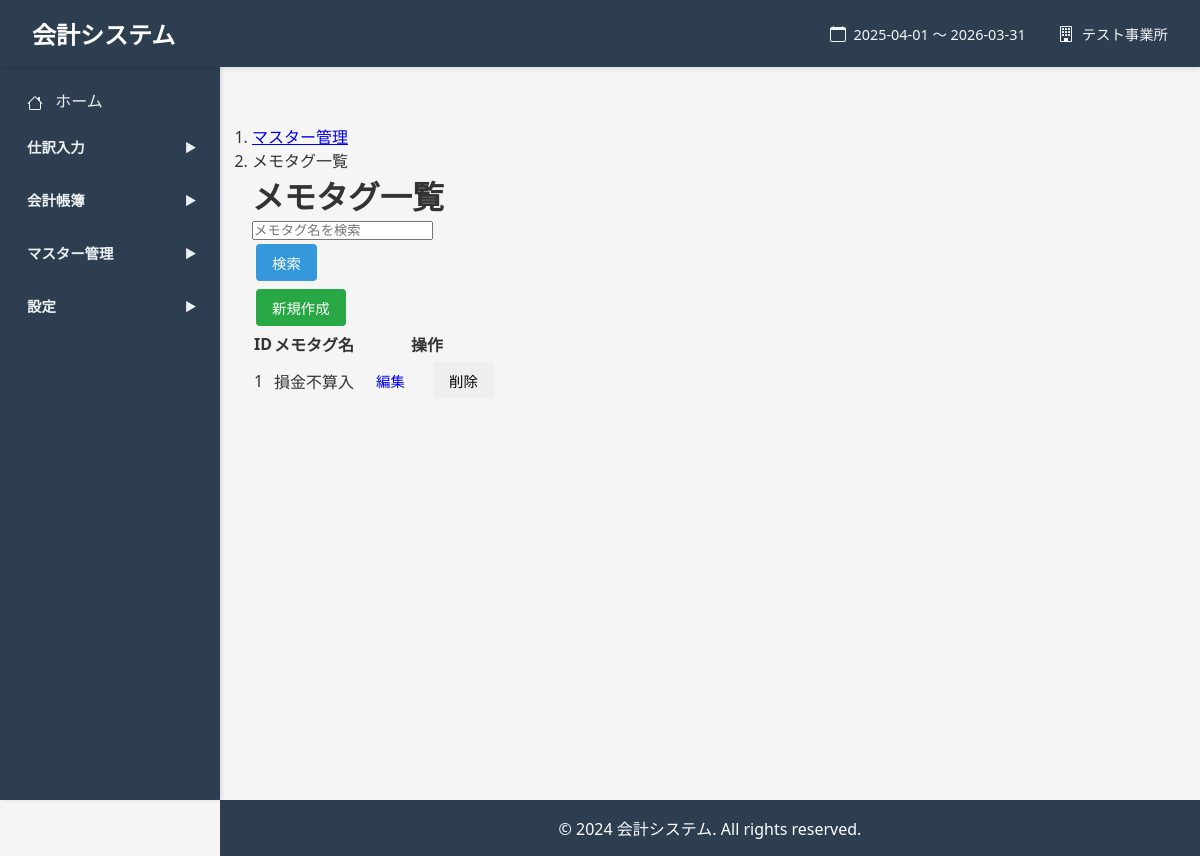
/memo-tags (signed in), run on the app's committed database.
### models.py (models this page shows, shortened)
class Base(declarative_base()):
    __abstract__ = True
    pass

class FiscalPeriod(Base):
    __tablename__ = 'fiscal_periods'
    id = Column(Integer, primary_key=True)
    organization_id = Column(Integer, ForeignKey('organizations.id'), nullable=False)
    name = Column(String(255), nullable=False)
    start_date = Column(String(10), nullable=False)
    end_date = Column(String(10), nullable=False)
    business_type = Column(String(20), nullable=False, default='corporate')
    status = Column(String(20), nullable=False, default='open')
    period_number = Column(Integer)
    notes = Column(Text)
    created_at = Column(String(19))  # YYYY-MM-DD HH:MM:SS形式
    updated_at = Column(String(19))

class Organization(Base):
    __tablename__ = 'organizations'
    id = Column(Integer, primary_key=True)
    name = Column(String(255), nullable=False)
    code = Column(String(50))
    business_type = Column(String(20), nullable=False, default='corporate')
    postal_code = Column(String(10))
    address = Column(String(500))
    phone = Column(String(20))
    fax = Column(String(20))
    email = Column(String(255))
    representative = Column(String(255))
    established_date = Column(String(10))
    notes = Column(Text)
    created_at = Column(String(19))  # YYYY-MM-DD HH:MM:SS形式
    updated_at = Column(String(19))

class MemoTag(Base):
    __tablename__ = 'memo_tags'
    id = Column(Integer, primary_key=True)
    organization_id = Column(Integer, ForeignKey('organizations.id'), nullable=False)
    name = Column(String(100), nullable=False)

### app.py (the view)
@app.route('/memo-tags', methods=['GET'])
@login_required
def memo_tags_list():
    organization_id = get_current_organization_id()
    db = SessionLocal()
    try:
        search_query = request.args.get('search', '').strip()
        query = db.query(MemoTag).filter(MemoTag.organization_id == organization_id)
        if search_query:
            query = query.filter(MemoTag.name.like(f'%{search_query}%'))
        memo_tags = query.order_by(MemoTag.id).all()
        return render_template('memo_tags/list.html',
                             memo_tags=memo_tags,
                             search_query=search_query)
    finally:
        db.close()

### app.py (called while the page is built)
def login_required(f):
    @wraps(f)
    def decorated_function(*args, **kwargs):
        if 'organization_id' not in session:
            return redirect(url_for('login'))
        return f(*args, **kwargs)
    return decorated_function

def get_current_organization():
    if 'organization_id' not in session:
        return None
    db = SessionLocal()
    org = db.query(Organization).filter(Organization.id == session['organization_id']).first()
    db.close()
    return org

def get_current_organization_id():
    return session.get('organization_id')

@app.context_processor
def inject_globals():
    current_org = get_current_organization()
    current_fiscal_period = None
    if current_org:
        db = SessionLocal()
        try:
            current_fiscal_period = db.query(FiscalPeriod).filter(
                FiscalPeriod.organization_id == current_org.id
            ).order_by(FiscalPeriod.start_date.desc()).first()
        finally:
            db.close()
    return dict(
        Account=Account,
        current_organization=current_org,
        current_fiscal_period=current_fiscal_period
    )

### templates/memo_tags/list.html (shortened to what this page needs)
{% extends "base.html" %}
{% block content %}
<div class="container mt-4">
    <nav aria-label="breadcrumb">
        <ol class="breadcrumb">
            <li class="breadcrumb-item"><a href="{{ url_for('masters_index') }}">マスター管理</a></li>
            <li class="breadcrumb-item active" aria-current="page">メモタグ一覧</li>
        </ol>
    </nav>
    <h1 class="h2 mb-4">メモタグ一覧</h1>
    <div class="card mb-3">
        <div class="card-body">
            <form method="GET" action="{{ url_for('memo_tags_list') }}" class="row g-3">
                <div class="col-auto">
                    <input type="text" name="search" class="form-control" placeholder="メモタグ名を検索" value="{{ search_query or '' }}">
                </div>
                <div class="col-auto">
                    <button type="submit" class="btn btn-primary">検索</button>
                </div>
            </form>
        </div>
    </div>
    <div class="mb-3">
        <a href="{{ url_for('memo_tag_new') }}" class="btn btn-success">新規作成</a>
    </div>
    {% if memo_tags %}
        <div class="table-responsive">
            <table class="table table-striped table-hover">
                <thead>
                    <tr>
                        <th>ID</th>
                        <th>メモタグ名</th>
                        <th>操作</th>
                    </tr>
                </thead>
                <tbody>
                    {% for memo_tag in memo_tags %}
                    <tr>
                        <td>{{ memo_tag.id }}</td>
                        <td>{{ memo_tag.name }}</td>
                        <td>
                            <a href="{{ url_for('memo_tag_edit', memo_tag_id=memo_tag.id) }}" class="btn btn-sm btn-outline-secondary me-2">編集</a>
                            <button type="button" class="btn btn-sm btn-outline-danger" onclick="confirmDelete({{ memo_tag.id }}, '{{ memo_tag.name }}')">削除</button>
                        </td>
                    </tr>
                    {% endfor %}
                </tbody>
            </table>
        </div>
    {% else %}
        <div class="alert alert-info" role="alert">
            メモタグはまだ登録されていません。
        </div>
    {% endif %}
</div>
{% endblock %}

### templates/base.html (shortened to what this page needs)
<!DOCTYPE html>
<html lang="ja">
<head>
    <link href="https://cdn.jsdelivr.net/npm/tom-select@2.3.1/dist/css/tom-select.css" rel="stylesheet">
</head>
<body>
    <header>
        <h1>会計システム</h1>
        {% if current_organization and current_fiscal_period %}
        <div style="display: flex; align-items: center; gap: 2rem; margin-left: auto;">
            <div style="display: flex; align-items: center; gap: 0.5rem; font-size: 0.9rem; opacity: 0.95;">
                <span>{{ current_fiscal_period.start_date }} ～ {{ current_fiscal_period.end_date }}</span>
            </div>
            <div style="display: flex; align-items: center; gap: 0.5rem; font-size: 0.9rem; opacity: 0.95;">
                <span>{{ current_organization.name }}</span>
            </div>
        </div>
        {% endif %}
    </header>
    <nav class="sidebar">
        <a href="{{ url_for('home') }}">
            ホーム
        </a>
        <div class="menu-group">
            <div class="menu-category" data-target="journal-entry-menu">
                <span>仕訳入力</span>
                <span class="arrow">▶</span>
            </div>
        </div>
        <div class="menu-group">
            <div class="menu-category" data-target="accounting-books-menu">
                <span>会計帳簿</span>
                <span class="arrow">▶</span>
            </div>
        </div>
        <div class="menu-group">
            <div class="menu-category" data-target="master-menu">
                <span>マスター管理</span>
                <span class="arrow">▶</span>
            </div>
        </div>
        <div class="menu-group">
            <div class="menu-category" data-target="settings-menu">
                <span>設定</span>
                <span class="arrow">▶</span>
            </div>
        </div>
    </nav>
    <div class="main-content">
        <div class="container">
            {% block content %}{% endblock %}
        </div>
    </div>
    <footer>
        <p>&copy; 2024 会計システム. All rights reserved.</p>
    </footer>
</body>
</html>

### data on the page
FiscalPeriod: start_date "2025-04-01", end_date "2026-03-31"
Organization: name "テスト事業所"
MemoTag: id "1", name "損金不算入"
